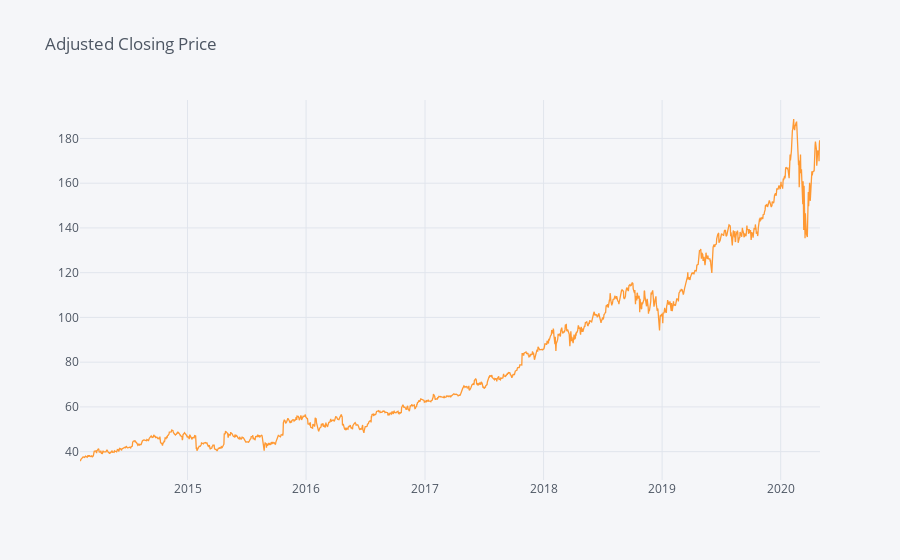

Notebook cell for this chart:
### Markdown cell above
<h2>Microsoft stock plot</h2>

### Code cell
# Using the close price
ms_graph = MSFT.loc[:,'Close'].iplot(title='Closing Price')

### Figure 1 — Plotly figure (JSON) as saved in the notebook; plotly's stock layout.template omitted (floating-point values rounded to 4 significant figures; data arrays with more than 128 entries replaced by an {"elided": "..."} marker saying what was removed)
{"data": [{"line": {"color": "rgba(255, 153, 51, 1.0)", "dash": "solid", "shape": "linear", "width": 1.3}, "mode": "lines", "name": "Close", "text": "", "type": "scatter", "x": {"elided": "1572 str values"}, "y": {"elided": "1572 float values"}}], "layout": {"legend": {"bgcolor": "#F5F6F9", "font": {"color": "#4D5663"}}, "paper_bgcolor": "#F5F6F9", "plot_bgcolor": "#F5F6F9", "title": {"font": {"color": "#4D5663"}, "text": "Adjusted Closing Price"}, "xaxis": {"gridcolor": "#E1E5ED", "showgrid": true, "tickfont": {"color": "#4D5663"}, "title": {"font": {"color": "#4D5663"}, "text": ""}, "zerolinecolor": "#E1E5ED"}, "yaxis": {"gridcolor": "#E1E5ED", "showgrid": true, "tickfont": {"color": "#4D5663"}, "title": {"font": {"color": "#4D5663"}, "text": ""}, "zerolinecolor": "#E1E5ED"}}}
